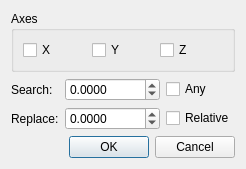
<?xml version="1.0" encoding="UTF-8"?>
<ui version="4.0">
 <class>ReplaceCoordsUI</class>
 <widget class="QDialog" name="ReplaceCoordsUI">
  <property name="geometry">
   <rect>
    <x>0</x>
    <y>0</y>
    <width>239</width>
    <height>153</height>
   </rect>
  </property>
  <property name="windowTitle">
   <string>Replace Coordinates</string>
  </property>
  <layout class="QVBoxLayout" name="verticalLayout">
   <item>
    <widget class="QGroupBox" name="groupBox">
     <property name="title">
      <string>Axes</string>
     </property>
     <layout class="QHBoxLayout" name="horizontalLayout_4">
      <item>
       <widget class="QCheckBox" name="x">
        <property name="whatsThis">
         <string>Replace X coordinates.</string>
        </property>
        <property name="text">
         <string>X</string>
        </property>
       </widget>
      </item>
      <item>
       <widget class="QCheckBox" name="y">
        <property name="whatsThis">
         <string>Replace Y coordinates.</string>
        </property>
        <property name="text">
         <string>Y</string>
        </property>
       </widget>
      </item>
      <item>
       <widget class="QCheckBox" name="z">
        <property name="whatsThis">
         <string>Replace Z coordinates.</string>
        </property>
        <property name="text">
         <string>Z</string>
        </property>
       </widget>
      </item>
     </layout>
    </widget>
   </item>
   <item>
    <layout class="QFormLayout" name="formLayout">
     <property name="fieldGrowthPolicy">
      <enum>QFormLayout::ExpandingFieldsGrow</enum>
     </property>
     <item row="0" column="0">
      <widget class="QLabel" name="label">
       <property name="text">
        <string>Search:</string>
       </property>
      </widget>
     </item>
     <item row="0" column="1">
      <layout class="QHBoxLayout" name="horizontalLayout_3">
       <item>
        <widget class="QDoubleSpinBox" name="search">
         <property name="decimals">
          <number>4</number>
         </property>
         <property name="minimum">
          <double>-10000.000000000000000</double>
         </property>
         <property name="maximum">
          <double>10000.000000000000000</double>
         </property>
        </widget>
       </item>
       <item>
        <widget class="QCheckBox" name="any">
         <property name="whatsThis">
          <string>If this is checked, all of the coordinates of selected objects will be changed. If not, they have to match the search value.

Use this with the Relative option to offset objects, or without to project or flatten.</string>
         </property>
         <property name="text">
          <string>Any</string>
         </property>
        </widget>
       </item>
      </layout>
     </item>
     <item row="1" column="0">
      <widget class="QLabel" name="label_2">
       <property name="text">
        <string>Replace:</string>
       </property>
      </widget>
     </item>
     <item row="1" column="1">
      <layout class="QHBoxLayout" name="horizontalLayout_2">
       <item>
        <widget class="QDoubleSpinBox" name="replacement">
         <property name="decimals">
          <number>4</number>
         </property>
         <property name="minimum">
          <double>-10000.000000000000000</double>
         </property>
         <property name="maximum">
          <double>10000.000000000000000</double>
         </property>
        </widget>
       </item>
       <item>
        <widget class="QCheckBox" name="relative">
         <property name="whatsThis">
          <string>If this is set, the replace value is added to the coordinates, rather than replaced with.</string>
         </property>
         <property name="text">
          <string>Relative</string>
         </property>
        </widget>
       </item>
      </layout>
     </item>
    </layout>
   </item>
   <item>
    <widget class="QDialogButtonBox" name="buttonBox">
     <property name="orientation">
      <enum>Qt::Horizontal</enum>
     </property>
     <property name="standardButtons">
      <set>QDialogButtonBox::Cancel|QDialogButtonBox::Ok</set>
     </property>
    </widget>
   </item>
  </layout>
 </widget>
 <resources/>
 <connections>
  <connection>
   <sender>buttonBox</sender>
   <signal>accepted()</signal>
   <receiver>ReplaceCoordsUI</receiver>
   <slot>accept()</slot>
   <hints>
    <hint type="sourcelabel">
     <x>224</x>
     <y>128</y>
    </hint>
    <hint type="destinationlabel">
     <x>157</x>
     <y>144</y>
    </hint>
   </hints>
  </connection>
  <connection>
   <sender>buttonBox</sender>
   <signal>rejected()</signal>
   <receiver>ReplaceCoordsUI</receiver>
   <slot>reject()</slot>
   <hints>
    <hint type="sourcelabel">
     <x>246</x>
     <y>134</y>
    </hint>
    <hint type="destinationlabel">
     <x>252</x>
     <y>144</y>
    </hint>
   </hints>
  </connection>
  <connection>
   <sender>any</sender>
   <signal>clicked(bool)</signal>
   <receiver>search</receiver>
   <slot>setDisabled(bool)</slot>
   <hints>
    <hint type="sourcelabel">
     <x>207</x>
     <y>13</y>
    </hint>
    <hint type="destinationlabel">
     <x>125</x>
     <y>12</y>
    </hint>
   </hints>
  </connection>
 </connections>
</ui>
